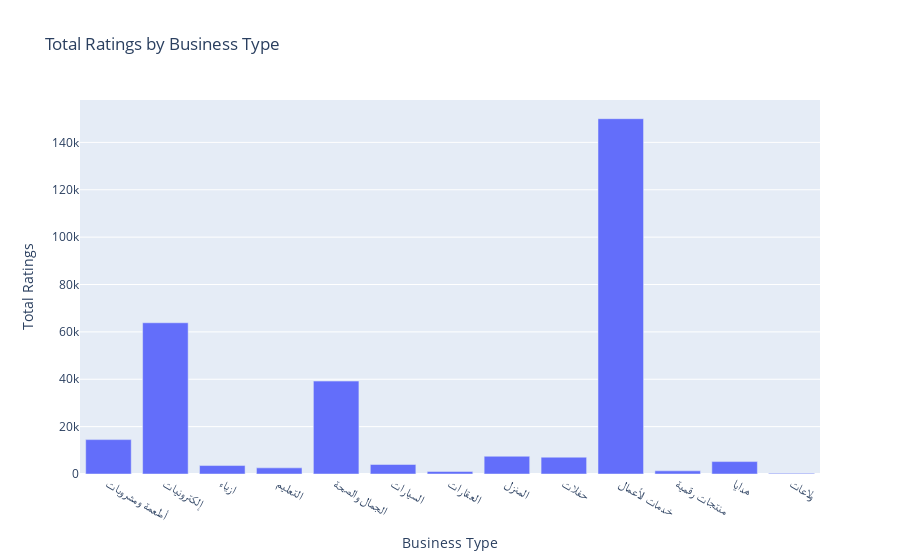

This figure's notebook cell:
### Markdown cell above
### Total rating for each type

### Code cell
# Assuming your dataframe df has columns 'BusinessType' and 'rating'
# Group by BusinessType and calculate the total ratings for each type
total_ratings_per_type = df.groupby('BusinessType')['rating'].sum().reset_index()

# Create a vertical bar chart using Plotly
fig = px.bar(
    total_ratings_per_type,
    x='BusinessType',
    y='rating',
    labels={'BusinessType': 'Business Type', 'rating': 'Total Ratings'},
    title='Total Ratings by Business Type'
)

# Show the plot
fig.show()

### Figure 1 — Plotly figure (JSON) as saved in the notebook; plotly's stock layout.template omitted (floating-point values rounded to 4 significant figures)
{"data": [{"alignmentgroup": "True", "hovertemplate": "Business Type=%{x}<br>Total Ratings=%{y}<extra></extra>", "legendgroup": "", "marker": {"color": "#636efa", "pattern": {"shape": ""}}, "name": "", "offsetgroup": "", "orientation": "v", "showlegend": false, "textposition": "auto", "type": "bar", "x": ["أطعمة ومشروبات", "إلكترونيات", "ازياء", "التعليم", "الجمال والصحة", "السيارات", "العقارات", "المنزل", "حفلات", "خدمات الأعمال", "منتجات رقمية", "هدايا", "ولاعات"], "xaxis": "x", "y": [14521, 63845, 3568, 2598, 39228, 4021, 1063, 7490, 7094, 150006, 1340, 5240, 273], "yaxis": "y"}], "layout": {"barmode": "relative", "legend": {"tracegroupgap": 0}, "title": {"text": "Total Ratings by Business Type"}, "xaxis": {"anchor": "y", "domain": [0, 1], "title": {"text": "Business Type"}}, "yaxis": {"anchor": "x", "domain": [0, 1], "title": {"text": "Total Ratings"}}}}
